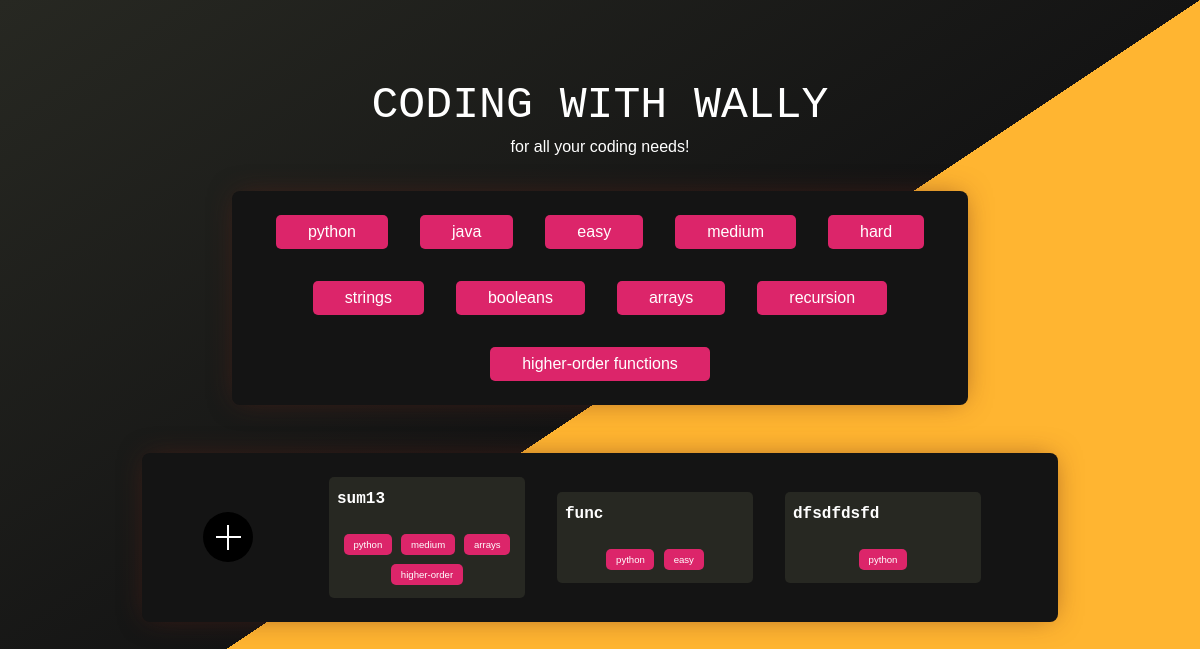
Before: / with the older database file.
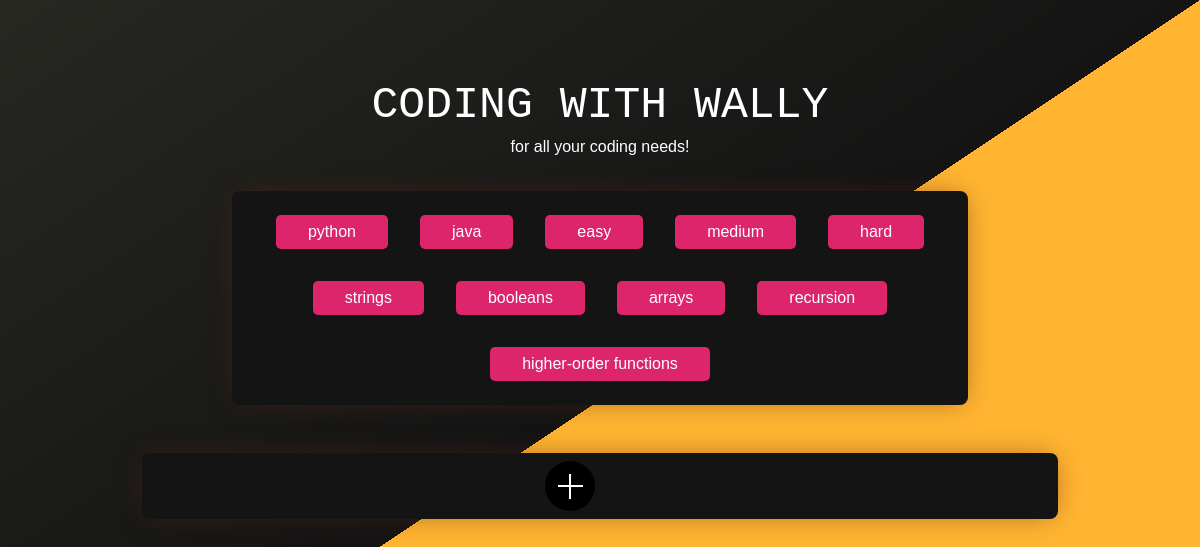
After: the same page with the newer database file.
### model.py (models this page shows, shortened)
class Problem(db.Model):
    __table_args__ = {'extend_existing': True}
    func_name = db.Column("func_name", db.String(50), primary_key = True)
    func_call = db.Column(db.String(70), nullable = False)
    author = db.Column(db.String(40), nullable = False)
    desc = db.Column(db.String, nullable = False)
    testInputs = db.Column(db.String, nullable = False)
    testInputAnswers = db.Column(db.String, nullable = False)
    tags = db.Column(db.String, nullable = False)
    function = db.Column(db.String, nullable = False)

### routes.py (the view)
@wally.route('/', methods=["POST", "GET"])
def index():
    global addProbInputs
    global addProbOutputs
    addProbInputs = []
    addProbOutputs = []
    global problem
    global contents
    global probDict
    initDict()
    problem = ""
    contents = ""
    return render_template('index.html', problems = probDict)

### routes.py (called while the page is built)
def initDict(): #adds all problems currently in database to the dictionary probDict
    global probDict
    probs = Problem.query.all()
    for prob in probs:
        if prob.func_name not in probDict:
            addToDict(prob)

### templates/index.html (shortened to what this page needs)
<!DOCTYPE html>
<html lang="en">
<head>
    <link rel="stylesheet" href="{{url_for('static', filename = 'css/index.css') }}">
    <link rel="stylesheet" href="{{url_for('static', filename = 'css/misc.css') }}">
</head>
<body class="noselect">
    <div class="triangle">
        <h1 class="animate fadeInDown one">CODING WITH WALLY</h1>
        <p class="animate fadeInDown one" style="width: 80%; margin: auto;">for all your coding needs!</p>
        <div id="tags" class="animate fadeInDown one">
            {% set htmltags = ['python', 'java', 'easy', 'medium', 'hard', 'strings', 'booleans', 'arrays', 'recursion',
            'higher-order functions'] %}
            {% for tag in htmltags %}
            <div class="tag hvr-grow" style="background-color: rgb(220, 37, 106);">{{tag}}</div>
            {% endfor %}
        </div>
        <div id="flex" class="animate fadeInDown one">
            <div class="plus" id = "plus">
            </div>
            {% for key, value in problems.items() %}
            <a href="{{ url_for('wally.change_type', problem_pg = key)}}" class="flexchild">
                <h4>{{key}}</h4>
                <div id="tagsSmallFlex">
                    {% for tag in problems[key]['tags'] %}
                    <div data-value="{{tag}}" class="tagsSmall">{{tag}}</div>
                    {% endfor %}
                </div>
            </a>
            {% endfor %}
        </div>
    </div>
</body>
</html>

### static/css/index.css (style rules this page uses)
html, body { font-family: "Verdana", sans-serif; min-height: 100vh; min-width: 100vw; background-color: rgb(39, 40, 34); color: white; cursor: default; text-align: center; margin: 0; overflow-x: hidden; overflow-y: auto; }
h1 { margin-top: 10vh; margin-bottom: 1vh; font-family: 'Courier New', monospace; font-weight: normal; font-size: 2.8em; }
#tags { box-shadow: 0px 0px 28px -6px rgba(98, 34, 23, 0.61); display: flex; align-items: center; justify-content: center; flex-wrap: wrap; background-color: rgb(20, 20, 20); border-radius: 8px; width: 60%; margin: 2.2em auto; padding: 0.5em }
.tag { display: inline-block; background-color: rgb(220, 37, 106); margin: 1em; padding: 0.5em 2em; border-radius: 5px; }
#flex { align-items: center; justify-content: center; box-shadow: 0px 0px 28px -6px rgba(98, 34, 23, 0.61); border-radius: 8px; display: flex; flex-wrap: wrap; background-color: rgb(20, 20, 20); width: 75%; margin: 3em auto; padding: 0.5em }
.triangle { min-height: 100vh; width: 100vw; position: absolute; left: 0; top: 0; background: linear-gradient(to bottom right, rgb(39, 40, 34) 0%, rgb(20, 20, 20) 50%, rgb(255, 181, 49) 50%, rgb(255, 181, 49) 100%); }
.plus { display:inline-block; width:50px; height:50px; margin-right: 5vw; background: linear-gradient(#fff,#fff), linear-gradient(#fff,#fff), #000; background-position:center; background-size: 50% 2px,2px 50%; background-repeat:no-repeat; border-radius: 50%; }

### static/css/misc.css (style rules this page uses)
.noselect { -webkit-touch-callout: none; -webkit-user-select: none; -khtml-user-select: none; -moz-user-select: none; -ms-user-select: none; user-select: none; }
.hvr-grow { display: inline-block; vertical-align: middle; transform: translateZ(0); box-shadow: 0 0 1px rgba(0, 0, 0, 0); backface-visibility: hidden; -moz-osx-font-smoothing: grayscale; transition-duration: 0.3s; transition-property: transform; }
.animate { -webkit-animation-duration: 1s; animation-duration: 1s; -webkit-animation-fill-mode: both; animation-fill-mode: both; }
.one { -webkit-animation-delay: 0.1s; -moz-animation-delay: 0.1s; animation-delay: 0.1s; }
.fadeInDown { -webkit-animation-name: fadeInDown; animation-name: fadeInDown; }

Changed rows visible on the page:
removed Problem: func_name "sum13", tag "python" "medium" "arrays" "higher-order"
removed Problem: func_name "func", tag "python" "easy"
removed Problem: func_name "dfsdfdsfd", tag "python"
